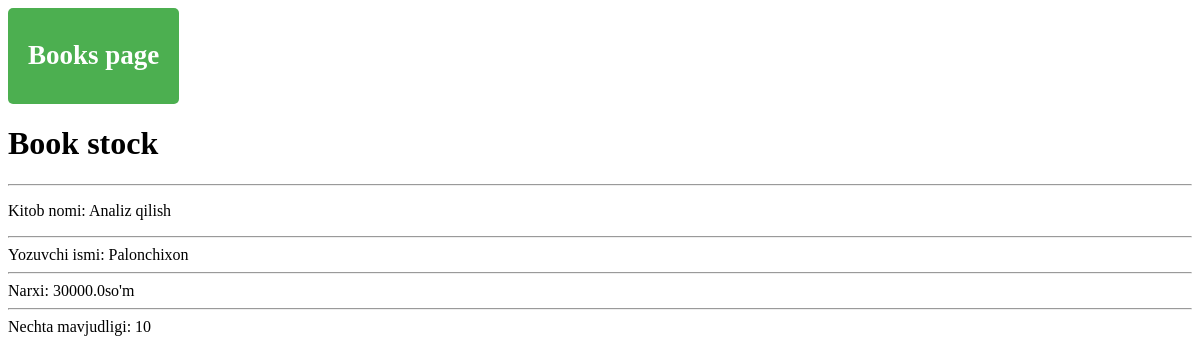
Page /stock/ on the earlier database version.
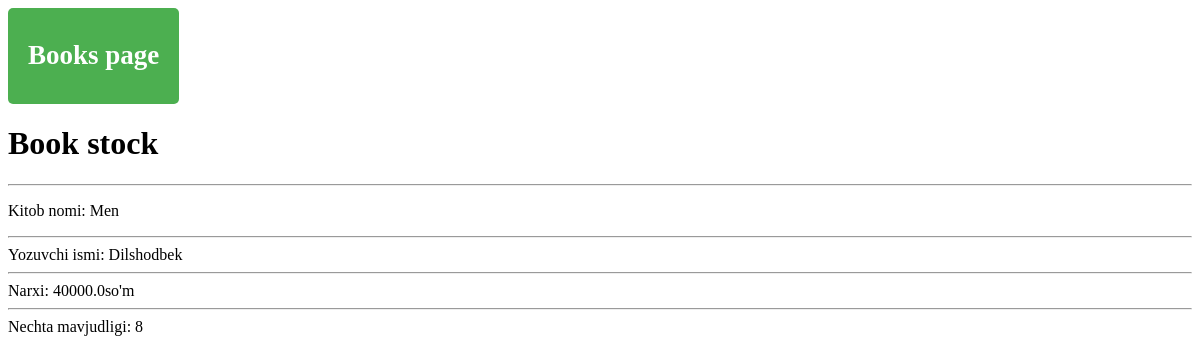
Same page on the later database version.
### book_shop/models.py (models this page shows, shortened)
class Book(models.Model):
    title = models.CharField(max_length=255)
    author = models.ForeignKey(Author, on_delete=models.SET_NULL, null=True )
    price = models.FloatField()
    stock = models.PositiveIntegerField()

class Author(models.Model):
    name = models.CharField(max_length=255)
    birth_year = models.PositiveSmallIntegerField()

### book_shop/views.py (the view)
# urls.py: path('stock/', book_max_stock),
def book_max_stock(request):
    stock = Book.objects.order_by('stock').last()
    context = {
        'stock': stock,
    }
    return render(request, 'book_max_stock.html', context)

### templates/book_max_stock.html (shortened to what this page needs)
<!DOCTYPE html>
<html lang="en">
<head>
    <a href="/books/" class="btn-link"><h2>Books page</h2></a>
</head>
<body>
<h1>Book stock</h1>
<hr>
<p> Kitob nomi: {{stock.title}}
<hr>
    Yozuvchi ismi: {{stock.author.name}}
<hr>
    Narxi: {{stock.price}}so'm
<hr>
    Nechta mavjudligi: {{stock.stock}} </p>
</body>
</html>

Differences in the rows shown:
removed Book: title "Analiz qilish", author.name "Palonchixon", price "30000.0", stock "10"
now on this page (row unchanged): Book: title "Men", author.name "Dilshodbek", price "40000.0", stock "8"
